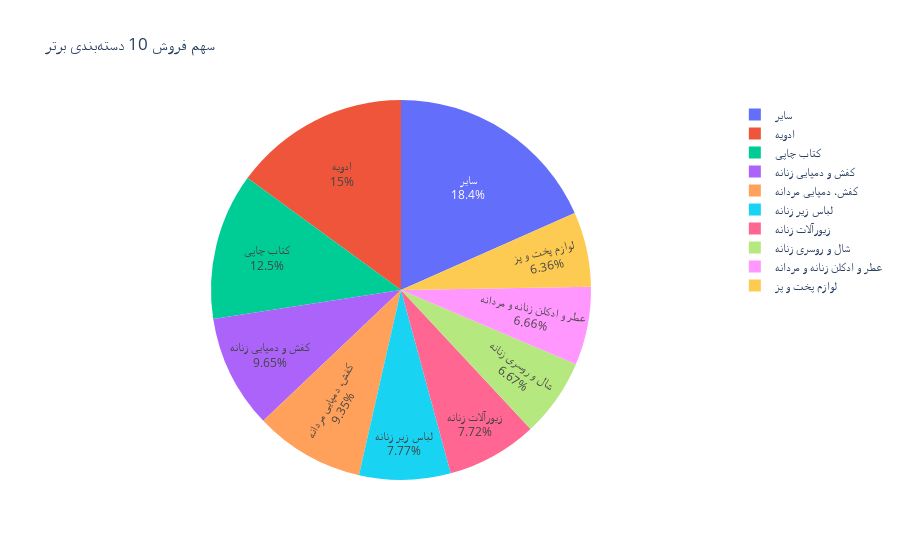

Here is the notebook cell this chart was saved with:
### Code cell
# رسم نمودار دایرهای برای نمایش سهم هر دستهبندی
fig = px.pie(values=total_category_sales.head(10).values, 
             names=total_category_sales.head(10).index,
             title='سهم فروش 10 دستهبندی برتر')
fig.update_traces(textposition='inside', textinfo='percent+label')
fig.show()

### Figure 1 — Plotly figure (JSON) as saved in the notebook; plotly's stock layout.template omitted (floating-point values rounded to 4 significant figures)
{"data": [{"domain": {"x": [0, 1], "y": [0, 1]}, "hovertemplate": "label=%{label}<br>value=%{value}<extra></extra>", "labels": ["سایر", "ادویه", "کتاب چاپی", "کفش و دمپایی زنانه", "کفش، دمپایی مردانه", "لباس زیر زنانه", "زیورآلات زنانه", "شال و روسری زنانه", "عطر و ادکلن زنانه و مردانه", "لوازم پخت و پز"], "legendgroup": "", "name": "", "showlegend": true, "textinfo": "percent+label", "textposition": "inside", "type": "pie", "values": [109986, 89684, 74629, 57805, 56017, 46528, 46257, 39912, 39890, 38113]}], "layout": {"legend": {"tracegroupgap": 0}, "title": {"text": "سهم فروش 10 دستهبندی برتر"}}}
